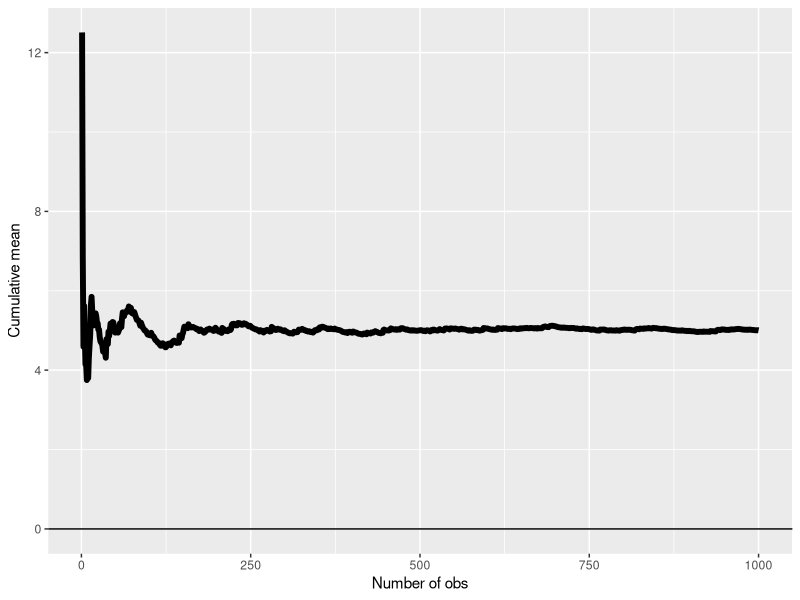
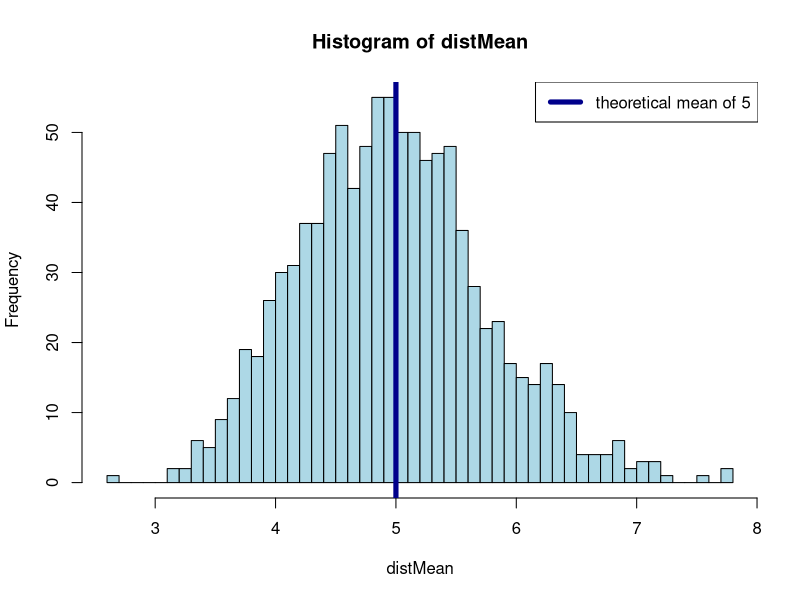
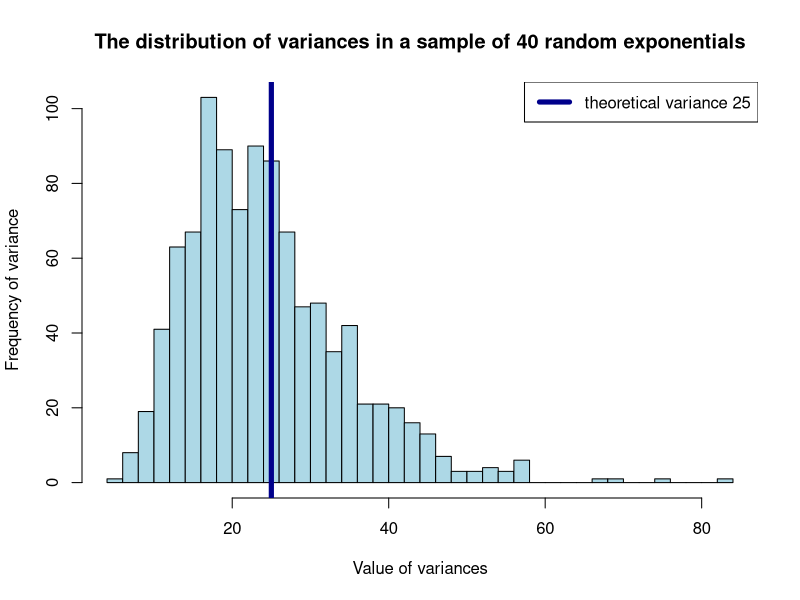
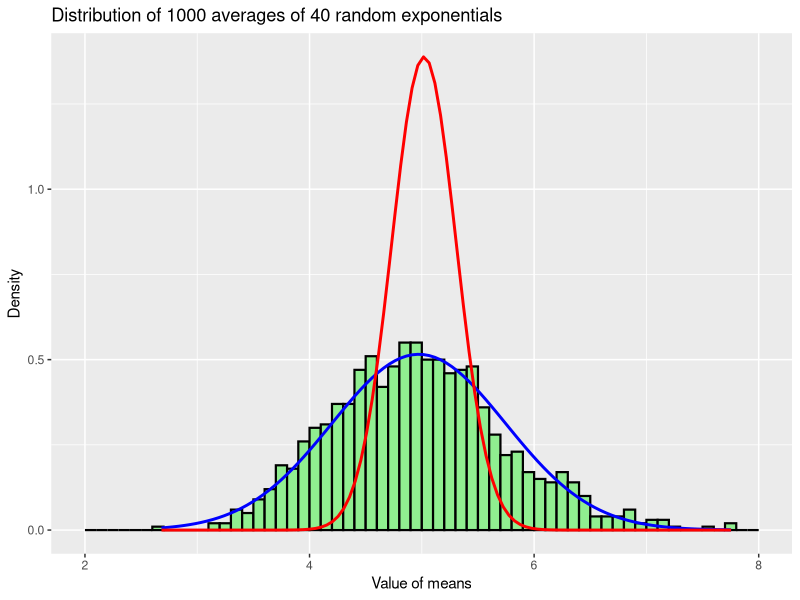

Write the R code that produced these figures, in order.
## ---- chunk 1
knitr::opts_chunk$set(echo = TRUE)
for (i in c("dplyr","stringr","lubridate","ggplot2","stringi",'knitr')) {
  if ((i %in% (installed.packages())) == F) {
          install.packages(i)
  }
}
library(ggplot2)
library(stringr)
library(stringi)
library(dplyr)
library(lubridate)
options(scipen=999)
set.seed(1234)
## ---- chunk 2
mns = NULL
lambda <- 0.2
nexp <- 40
nsim <- 1000
## ---- chunk 3
pop_mns <- cumsum(rexp(n = nsim,rate = lambda))/(1:nsim)
mean_pop <- mean(pop_mns)
sd_pop <- sd(pop_mns)

g <- ggplot(data.frame(x = 1:nsim, y = pop_mns), aes(x = x, y = y))
g <- g + geom_hline(yintercept = 0) + geom_line(linewidth = 2)
g <- g + labs(x = "Number of obs", y = "Cumulative mean")
g
## ---- chunk 4
mns <- matrix(rexp(1000*40, lambda), nrow = 1000, ncol = 40)
distMean <- apply(mns, 1, mean)
mean_samp <- mean(distMean)
sd_samp <- sd(distMean)

hist(distMean,breaks=50,col='lightblue')
abline(v = 1/lambda, lty = 1, lwd = 5, col = "darkblue")
legend("topright", lty = 1, lwd = 5, col = "darkblue"
       , legend = paste0("theoretical mean of ",round(mean_samp,0)))

## ---- chunk 5
distVar <- apply(mns,1,var)
hist(distVar, breaks = 50
     , main = "The distribution of variances in a sample of 40 random exponentials"
     , xlab = "Value of variances", ylab = "Frequency of variance", col = "lightblue")
abline(v = (1/lambda)^2, lty = 1, lwd = 5, col = "darkblue")
legend("topright", lty = 1, lwd = 5, col = "darkblue"
       , legend = paste0("theoretical variance ",(1/lambda)^2))

## ---- chunk 6
g <- ggplot(data = data.frame(x = distMean), aes(x = x)) +
        geom_histogram(aes(y =after_stat(density)), color="black"
                       , fill="lightgreen",breaks = seq(2, 8, by = 0.1), linewidth = .75) +
        stat_function(fun = dnorm, args = list(mean = mean_samp, sd = sd_samp)
                      , color='blue',linewidth=1) +
        stat_function(fun = dnorm, args = list(mean = mean_pop, sd = sd_pop)
                      , color='red',linewidth=1) +
        scale_x_continuous("Value of means") +   
        scale_y_continuous("Density") +  
        ggtitle("Distribution of 1000 averages of 40 random exponentials")
g

